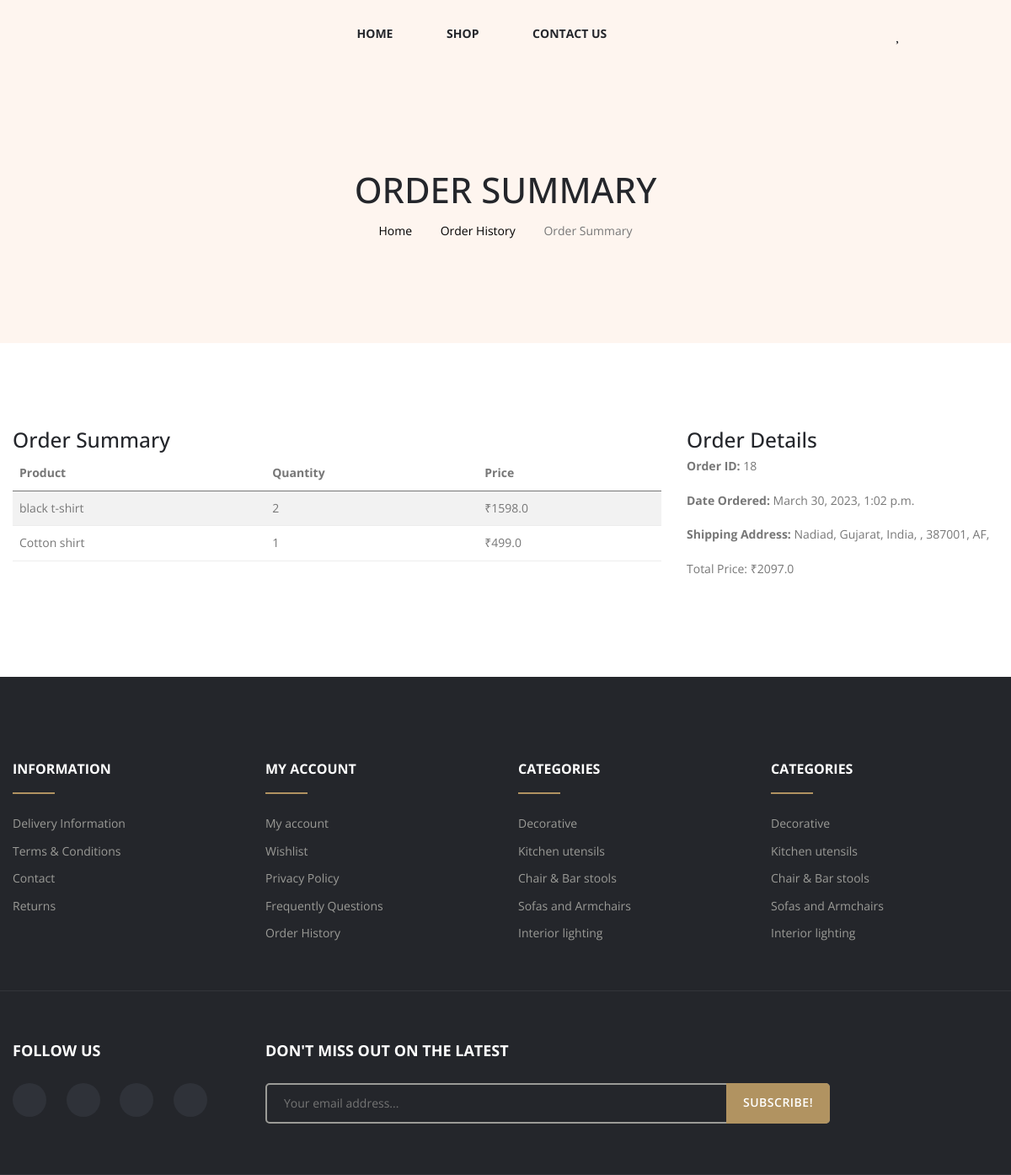
The page /order-summary/18/ (signed in) on the database its author committed.
### home/models.py (models this page shows, shortened)
class OrderItem(models.Model):
    user = models.ForeignKey(User,on_delete=models.CASCADE)
    item = models.ForeignKey(Product, on_delete=models.CASCADE)
    ordered = models.BooleanField(default=False)
    quantity = models.IntegerField(default=1)
    def get_total_item_price(self):
        return self.quantity * self.item.amount

class Product(models.Model):
    product_name = models.CharField(max_length=50)
    product_type = models.ForeignKey(ProductCategories, on_delete=models.CASCADE,null=True)
    description=models.TextField(blank=True, max_length=200)
    amount=models.FloatField()
    product_image = models.ImageField(upload_to='product/')
    date_added=models.DateTimeField(auto_now_add=True)
    user_id = models.ForeignKey(User,on_delete=models.CASCADE)
    stock = models.IntegerField(default=1)
    num_sold = models.IntegerField(default=0)

class Order(models.Model):
    user = models.ForeignKey(User,on_delete=models.CASCADE)
    items = models.ManyToManyField(OrderItem)
    date_ordered = models.DateTimeField(blank=True, null=True)
    date_shipped = models.DateTimeField(blank=True, null=True)
    shipping_address = models.ForeignKey(
        'Address', related_name='shipping_address', on_delete=models.SET_NULL, blank=True, null=True)
    def get_total(self):
        total = 0
        for order_item in self.items.all():
            total += order_item.get_total_item_price()
        return total

class Address(models.Model):
    user = models.ForeignKey(User,on_delete=models.CASCADE)
    street_address = models.CharField(max_length=100)
    appartment_address = models.CharField(max_length=100)
    zip = models.CharField(max_length=100)
    country = CountryField(multiple=False,null=True)

### home/views.py (the view)
# urls.py: path("order-summary/<int:order_id>/",views.order_summary,name="order-summary"),
def order_summary(request, order_id):
    if not request.session.get('user_id'):
        return redirect('/login')
    order = get_object_or_404(Order, id=order_id)
    order_items = order.items.filter(ordered=True)
    context={
        'order': order,
        'order_items': order_items,
    }
    return render(request,'order_summary.html',context)

### templates/order_summary.html
{% extends 'base.html' %}
{% load countries %}
{% block body %}
<div class="breadcrumb-section breadcrumb-bg-color--golden">
    <div class="breadcrumb-wrapper">
      <div class="container">
        <div class="row">
          <div class="col-12">
            <h3 class="breadcrumb-title">Order Summary</h3>
            <div
              class="breadcrumb-nav breadcrumb-nav-color--black breadcrumb-nav-hover-color--golden"
            >
              <nav aria-label="breadcrumb">
                <ul>
                  <li><a href="{% url 'index' %}">Home</a></li>
                  <li><a href="{% url 'order-history' %}">Order History</a></li>
                  <li class="active" aria-current="page">Order Summary</li>
                </ul>
              </nav>
            </div>
          </div>
        </div>
      </div>
    </div>
  </div>
<div class="container" style="margin-bottom:100px;">
    <div class="row">
        <div class="col-lg-8">
            <h3>Order Summary</h3>
            <table class="table table-striped">
                <thead>
                    <tr>
                        <th>Product</th>
                        <th>Quantity</th>
                        <th>Price</th>
                    </tr>
                </thead>
                <tbody>
                    {% for order_item in order.items.all %}
                        <tr>
                            <td><a href="{% url 'product_details' order_item.item.id %}">{{ order_item.item.product_name }}</a></td>
                            <td>{{ order_item.quantity }}</td>
                            <td>₹{{ order_item.get_total_item_price }}</td>
                        </tr>
                    {% endfor %}
                </tbody>
            </table>
        </div>
        <div class="col-lg-4">
            <h3>Order Details</h3>
            <p><b>Order ID:</b> {{ order.id }}</p>
            <p><b>Date Ordered:</b> {{ order.date_ordered }}</p>
            <p><b>Shipping Address:</b>
                {{ order.shipping_address.appartment_address }},
                {{ order.shipping_address.street_address }},
                {{ order.shipping_address.zip }},
                {{ order.shipping_address.country }},
                <p>Total Price: ₹{{ order.get_total }}</p>
            </p>
        </div>
    </div>
</div>
{% endblock body %}

### rows shown on the page
OrderItem: item.product_name "black t-shirt", quantity "2", get_total_item_price "1598.0"
OrderItem: item.product_name "Cotton shirt", quantity "1", get_total_item_price "499.0"
Order: id "18", date_ordered "March 30, 2023, 1:02 p.m.", shipping_address.appartment_address "Nadiad, Gujarat, India", shipping_address.zip "387001", shipping_address.country "AF", get_total "2097.0"
